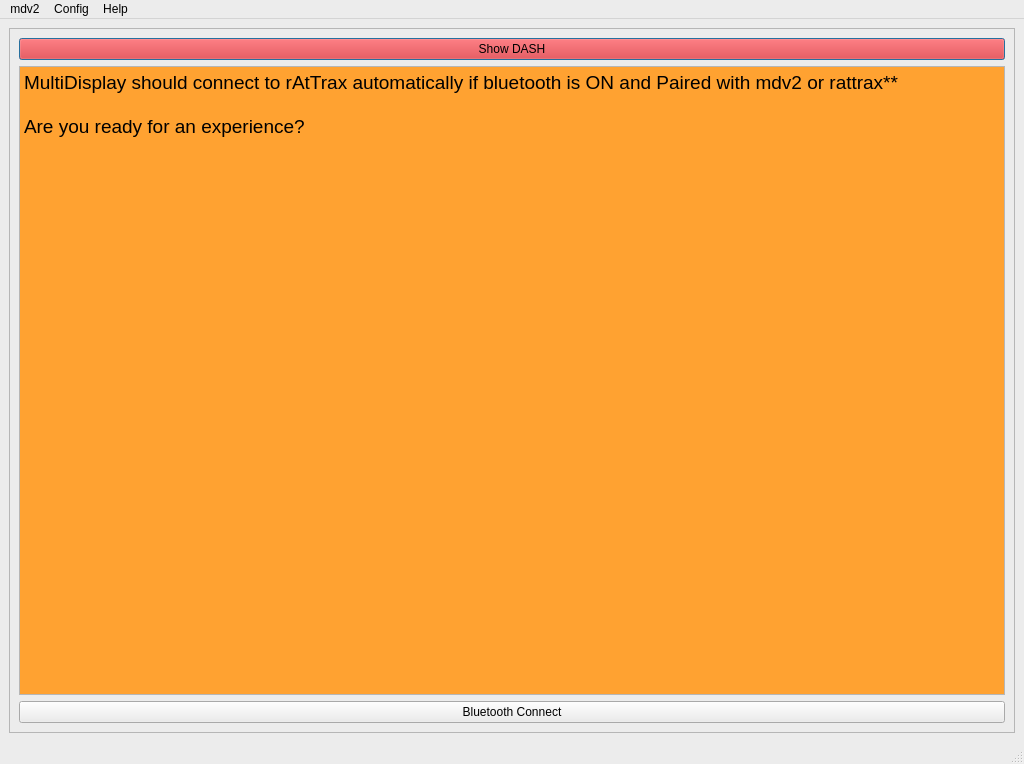
<?xml version="1.0" encoding="UTF-8"?>
<ui version="4.0">
 <class>AndroidMainWindow</class>
 <widget class="QMainWindow" name="AndroidMainWindow">
  <property name="geometry">
   <rect>
    <x>0</x>
    <y>0</y>
    <width>1024</width>
    <height>764</height>
   </rect>
  </property>
  <property name="sizePolicy">
   <sizepolicy hsizetype="Expanding" vsizetype="Ignored">
    <horstretch>0</horstretch>
    <verstretch>0</verstretch>
   </sizepolicy>
  </property>
  <property name="palette">
   <palette>
    <active>
     <colorrole role="WindowText">
      <brush brushstyle="SolidPattern">
       <color alpha="255">
        <red>0</red>
        <green>0</green>
        <blue>0</blue>
       </color>
      </brush>
     </colorrole>
     <colorrole role="Button">
      <brush brushstyle="SolidPattern">
       <color alpha="255">
        <red>236</red>
        <green>236</green>
        <blue>236</blue>
       </color>
      </brush>
     </colorrole>
     <colorrole role="Light">
      <brush brushstyle="SolidPattern">
       <color alpha="255">
        <red>255</red>
        <green>255</green>
        <blue>255</blue>
       </color>
      </brush>
     </colorrole>
     <colorrole role="Midlight">
      <brush brushstyle="SolidPattern">
       <color alpha="255">
        <red>245</red>
        <green>245</green>
        <blue>245</blue>
       </color>
      </brush>
     </colorrole>
     <colorrole role="Dark">
      <brush brushstyle="SolidPattern">
       <color alpha="255">
        <red>118</red>
        <green>118</green>
        <blue>118</blue>
       </color>
      </brush>
     </colorrole>
     <colorrole role="Mid">
      <brush brushstyle="SolidPattern">
       <color alpha="255">
        <red>157</red>
        <green>157</green>
        <blue>157</blue>
       </color>
      </brush>
     </colorrole>
     <colorrole role="Text">
      <brush brushstyle="SolidPattern">
       <color alpha="255">
        <red>0</red>
        <green>0</green>
        <blue>0</blue>
       </color>
      </brush>
     </colorrole>
     <colorrole role="BrightText">
      <brush brushstyle="SolidPattern">
       <color alpha="255">
        <red>255</red>
        <green>255</green>
        <blue>255</blue>
       </color>
      </brush>
     </colorrole>
     <colorrole role="ButtonText">
      <brush brushstyle="SolidPattern">
       <color alpha="255">
        <red>0</red>
        <green>0</green>
        <blue>0</blue>
       </color>
      </brush>
     </colorrole>
     <colorrole role="Base">
      <brush brushstyle="SolidPattern">
       <color alpha="255">
        <red>255</red>
        <green>255</green>
        <blue>255</blue>
       </color>
      </brush>
     </colorrole>
     <colorrole role="Window">
      <brush brushstyle="SolidPattern">
       <color alpha="255">
        <red>236</red>
        <green>236</green>
        <blue>236</blue>
       </color>
      </brush>
     </colorrole>
     <colorrole role="Shadow">
      <brush brushstyle="SolidPattern">
       <color alpha="255">
        <red>0</red>
        <green>0</green>
        <blue>0</blue>
       </color>
      </brush>
     </colorrole>
     <colorrole role="AlternateBase">
      <brush brushstyle="SolidPattern">
       <color alpha="255">
        <red>245</red>
        <green>245</green>
        <blue>245</blue>
       </color>
      </brush>
     </colorrole>
     <colorrole role="ToolTipBase">
      <brush brushstyle="SolidPattern">
       <color alpha="255">
        <red>255</red>
        <green>255</green>
        <blue>220</blue>
       </color>
      </brush>
     </colorrole>
     <colorrole role="ToolTipText">
      <brush brushstyle="SolidPattern">
       <color alpha="255">
        <red>0</red>
        <green>0</green>
        <blue>0</blue>
       </color>
      </brush>
     </colorrole>
    </active>
    <inactive>
     <colorrole role="WindowText">
      <brush brushstyle="SolidPattern">
       <color alpha="255">
        <red>0</red>
        <green>0</green>
        <blue>0</blue>
       </color>
      </brush>
     </colorrole>
     <colorrole role="Button">
      <brush brushstyle="SolidPattern">
       <color alpha="255">
        <red>236</red>
        <green>236</green>
        <blue>236</blue>
       </color>
      </brush>
     </colorrole>
     <colorrole role="Light">
      <brush brushstyle="SolidPattern">
       <color alpha="255">
        <red>255</red>
        <green>255</green>
        <blue>255</blue>
       </color>
      </brush>
     </colorrole>
     <colorrole role="Midlight">
      <brush brushstyle="SolidPattern">
       <color alpha="255">
        <red>245</red>
        <green>245</green>
        <blue>245</blue>
       </color>
      </brush>
     </colorrole>
     <colorrole role="Dark">
      <brush brushstyle="SolidPattern">
       <color alpha="255">
        <red>118</red>
        <green>118</green>
        <blue>118</blue>
       </color>
      </brush>
     </colorrole>
     <colorrole role="Mid">
      <brush brushstyle="SolidPattern">
       <color alpha="255">
        <red>157</red>
        <green>157</green>
        <blue>157</blue>
       </color>
      </brush>
     </colorrole>
     <colorrole role="Text">
      <brush brushstyle="SolidPattern">
       <color alpha="255">
        <red>0</red>
        <green>0</green>
        <blue>0</blue>
       </color>
      </brush>
     </colorrole>
     <colorrole role="BrightText">
      <brush brushstyle="SolidPattern">
       <color alpha="255">
        <red>255</red>
        <green>255</green>
        <blue>255</blue>
       </color>
      </brush>
     </colorrole>
     <colorrole role="ButtonText">
      <brush brushstyle="SolidPattern">
       <color alpha="255">
        <red>0</red>
        <green>0</green>
        <blue>0</blue>
       </color>
      </brush>
     </colorrole>
     <colorrole role="Base">
      <brush brushstyle="SolidPattern">
       <color alpha="255">
        <red>255</red>
        <green>255</green>
        <blue>255</blue>
       </color>
      </brush>
     </colorrole>
     <colorrole role="Window">
      <brush brushstyle="SolidPattern">
       <color alpha="255">
        <red>236</red>
        <green>236</green>
        <blue>236</blue>
       </color>
      </brush>
     </colorrole>
     <colorrole role="Shadow">
      <brush brushstyle="SolidPattern">
       <color alpha="255">
        <red>0</red>
        <green>0</green>
        <blue>0</blue>
       </color>
      </brush>
     </colorrole>
     <colorrole role="AlternateBase">
      <brush brushstyle="SolidPattern">
       <color alpha="255">
        <red>245</red>
        <green>245</green>
        <blue>245</blue>
       </color>
      </brush>
     </colorrole>
     <colorrole role="ToolTipBase">
      <brush brushstyle="SolidPattern">
       <color alpha="255">
        <red>255</red>
        <green>255</green>
        <blue>220</blue>
       </color>
      </brush>
     </colorrole>
     <colorrole role="ToolTipText">
      <brush brushstyle="SolidPattern">
       <color alpha="255">
        <red>0</red>
        <green>0</green>
        <blue>0</blue>
       </color>
      </brush>
     </colorrole>
    </inactive>
    <disabled>
     <colorrole role="WindowText">
      <brush brushstyle="SolidPattern">
       <color alpha="255">
        <red>118</red>
        <green>118</green>
        <blue>118</blue>
       </color>
      </brush>
     </colorrole>
     <colorrole role="Button">
      <brush brushstyle="SolidPattern">
       <color alpha="255">
        <red>236</red>
        <green>236</green>
        <blue>236</blue>
       </color>
      </brush>
     </colorrole>
     <colorrole role="Light">
      <brush brushstyle="SolidPattern">
       <color alpha="255">
        <red>255</red>
        <green>255</green>
        <blue>255</blue>
       </color>
      </brush>
     </colorrole>
     <colorrole role="Midlight">
      <brush brushstyle="SolidPattern">
       <color alpha="255">
        <red>245</red>
        <green>245</green>
        <blue>245</blue>
       </color>
      </brush>
     </colorrole>
     <colorrole role="Dark">
      <brush brushstyle="SolidPattern">
       <color alpha="255">
        <red>118</red>
        <green>118</green>
        <blue>118</blue>
       </color>
      </brush>
     </colorrole>
     <colorrole role="Mid">
      <brush brushstyle="SolidPattern">
       <color alpha="255">
        <red>157</red>
        <green>157</green>
        <blue>157</blue>
       </color>
      </brush>
     </colorrole>
     <colorrole role="Text">
      <brush brushstyle="SolidPattern">
       <color alpha="255">
        <red>118</red>
        <green>118</green>
        <blue>118</blue>
       </color>
      </brush>
     </colorrole>
     <colorrole role="BrightText">
      <brush brushstyle="SolidPattern">
       <color alpha="255">
        <red>255</red>
        <green>255</green>
        <blue>255</blue>
       </color>
      </brush>
     </colorrole>
     <colorrole role="ButtonText">
      <brush brushstyle="SolidPattern">
       <color alpha="255">
        <red>118</red>
        <green>118</green>
        <blue>118</blue>
       </color>
      </brush>
     </colorrole>
     <colorrole role="Base">
      <brush brushstyle="SolidPattern">
       <color alpha="255">
        <red>236</red>
        <green>236</green>
        <blue>236</blue>
       </color>
      </brush>
     </colorrole>
     <colorrole role="Window">
      <brush brushstyle="SolidPattern">
       <color alpha="255">
        <red>236</red>
        <green>236</green>
        <blue>236</blue>
       </color>
      </brush>
     </colorrole>
     <colorrole role="Shadow">
      <brush brushstyle="SolidPattern">
       <color alpha="255">
        <red>0</red>
        <green>0</green>
        <blue>0</blue>
       </color>
      </brush>
     </colorrole>
     <colorrole role="AlternateBase">
      <brush brushstyle="SolidPattern">
       <color alpha="255">
        <red>236</red>
        <green>236</green>
        <blue>236</blue>
       </color>
      </brush>
     </colorrole>
     <colorrole role="ToolTipBase">
      <brush brushstyle="SolidPattern">
       <color alpha="255">
        <red>255</red>
        <green>255</green>
        <blue>220</blue>
       </color>
      </brush>
     </colorrole>
     <colorrole role="ToolTipText">
      <brush brushstyle="SolidPattern">
       <color alpha="255">
        <red>0</red>
        <green>0</green>
        <blue>0</blue>
       </color>
      </brush>
     </colorrole>
    </disabled>
   </palette>
  </property>
  <property name="windowTitle">
   <string>MainWindow</string>
  </property>
  <property name="layoutDirection">
   <enum>Qt::LeftToRight</enum>
  </property>
  <widget class="QWidget" name="centralwidget">
   <layout class="QVBoxLayout" name="verticalLayout">
    <item>
     <widget class="QFrame" name="mainFrame">
      <property name="frameShape">
       <enum>QFrame::StyledPanel</enum>
      </property>
      <property name="frameShadow">
       <enum>QFrame::Raised</enum>
      </property>
      <layout class="QVBoxLayout" name="verticalLayout_2">
       <item>
        <widget class="QPushButton" name="dashboardPushButton">
         <property name="sizePolicy">
          <sizepolicy hsizetype="Minimum" vsizetype="Minimum">
           <horstretch>0</horstretch>
           <verstretch>0</verstretch>
          </sizepolicy>
         </property>
         <property name="minimumSize">
          <size>
           <width>0</width>
           <height>4</height>
          </size>
         </property>
         <property name="palette">
          <palette>
           <active>
            <colorrole role="Button">
             <brush brushstyle="SolidPattern">
              <color alpha="255">
               <red>255</red>
               <green>0</green>
               <blue>0</blue>
              </color>
             </brush>
            </colorrole>
           </active>
           <inactive>
            <colorrole role="Button">
             <brush brushstyle="SolidPattern">
              <color alpha="255">
               <red>255</red>
               <green>0</green>
               <blue>0</blue>
              </color>
             </brush>
            </colorrole>
           </inactive>
           <disabled>
            <colorrole role="Button">
             <brush brushstyle="SolidPattern">
              <color alpha="255">
               <red>255</red>
               <green>0</green>
               <blue>0</blue>
              </color>
             </brush>
            </colorrole>
           </disabled>
          </palette>
         </property>
         <property name="cursor">
          <cursorShape>ArrowCursor</cursorShape>
         </property>
         <property name="contextMenuPolicy">
          <enum>Qt::DefaultContextMenu</enum>
         </property>
         <property name="toolTipDuration">
          <number>1</number>
         </property>
         <property name="layoutDirection">
          <enum>Qt::LeftToRight</enum>
         </property>
         <property name="text">
          <string>Show DASH</string>
         </property>
         <property name="shortcut">
          <string/>
         </property>
         <property name="checkable">
          <bool>false</bool>
         </property>
         <property name="checked">
          <bool>false</bool>
         </property>
         <property name="autoDefault">
          <bool>false</bool>
         </property>
         <property name="default">
          <bool>true</bool>
         </property>
         <property name="flat">
          <bool>false</bool>
         </property>
        </widget>
       </item>
       <item>
        <widget class="QTextEdit" name="textEdit">
         <property name="sizePolicy">
          <sizepolicy hsizetype="Expanding" vsizetype="Expanding">
           <horstretch>0</horstretch>
           <verstretch>0</verstretch>
          </sizepolicy>
         </property>
         <property name="minimumSize">
          <size>
           <width>400</width>
           <height>400</height>
          </size>
         </property>
         <property name="palette">
          <palette>
           <active>
            <colorrole role="Base">
             <brush brushstyle="SolidPattern">
              <color alpha="255">
               <red>255</red>
               <green>162</green>
               <blue>49</blue>
              </color>
             </brush>
            </colorrole>
           </active>
           <inactive>
            <colorrole role="Base">
             <brush brushstyle="SolidPattern">
              <color alpha="255">
               <red>255</red>
               <green>162</green>
               <blue>49</blue>
              </color>
             </brush>
            </colorrole>
           </inactive>
           <disabled>
            <colorrole role="Base">
             <brush brushstyle="SolidPattern">
              <color alpha="255">
               <red>239</red>
               <green>240</green>
               <blue>241</blue>
              </color>
             </brush>
            </colorrole>
           </disabled>
          </palette>
         </property>
         <property name="font">
          <font>
           <pointsize>12</pointsize>
          </font>
         </property>
         <property name="autoFillBackground">
          <bool>false</bool>
         </property>
         <property name="readOnly">
          <bool>true</bool>
         </property>
         <property name="html">
          <string>&lt;!DOCTYPE HTML PUBLIC &quot;-//W3C//DTD HTML 4.0//EN&quot; &quot;http://www.w3.org/TR/REC-html40/strict.dtd&quot;&gt;
&lt;html&gt;&lt;head&gt;&lt;meta name=&quot;qrichtext&quot; content=&quot;1&quot; /&gt;&lt;style type=&quot;text/css&quot;&gt;
p, li { white-space: pre-wrap; }
&lt;/style&gt;&lt;/head&gt;&lt;body style=&quot; font-family:'Sans Serif'; font-size:12pt; font-weight:400; font-style:normal;&quot;&gt;
&lt;p style=&quot; margin-top:0px; margin-bottom:0px; margin-left:0px; margin-right:0px; -qt-block-indent:0; text-indent:0px;&quot;&gt;&lt;span style=&quot; font-family:'Cantarell'; font-size:14pt;&quot;&gt;MultiDisplay should connect to rAtTrax automatically if bluetooth is ON and Paired with mdv2 or rattrax**&lt;br /&gt;&lt;br /&gt;Are you ready for an experience? &lt;/span&gt;&lt;/p&gt;&lt;/body&gt;&lt;/html&gt;</string>
         </property>
        </widget>
       </item>
       <item>
        <widget class="QPushButton" name="pushButton">
         <property name="text">
          <string>Bluetooth Connect</string>
         </property>
        </widget>
       </item>
      </layout>
     </widget>
    </item>
   </layout>
  </widget>
  <widget class="QMenuBar" name="menubar">
   <property name="geometry">
    <rect>
     <x>0</x>
     <y>0</y>
     <width>1024</width>
     <height>16</height>
    </rect>
   </property>
   <widget class="QMenu" name="menuConfig">
    <property name="title">
     <string>Config</string>
    </property>
    <addaction name="actionV2_N75_Settings"/>
    <addaction name="actionBluetooth"/>
    <addaction name="actionSettings"/>
    <addaction name="actionGearbox_settings"/>
   </widget>
   <widget class="QMenu" name="menuAbout">
    <property name="title">
     <string>Help</string>
    </property>
    <addaction name="actionAbout"/>
    <addaction name="actionMdSupportForum"/>
   </widget>
   <widget class="QMenu" name="menuData">
    <property name="palette">
     <palette>
      <active>
       <colorrole role="WindowText">
        <brush brushstyle="SolidPattern">
         <color alpha="255">
          <red>0</red>
          <green>0</green>
          <blue>0</blue>
         </color>
        </brush>
       </colorrole>
       <colorrole role="Button">
        <brush brushstyle="SolidPattern">
         <color alpha="255">
          <red>170</red>
          <green>0</green>
          <blue>0</blue>
         </color>
        </brush>
       </colorrole>
       <colorrole role="Light">
        <brush brushstyle="SolidPattern">
         <color alpha="255">
          <red>255</red>
          <green>0</green>
          <blue>0</blue>
         </color>
        </brush>
       </colorrole>
       <colorrole role="Midlight">
        <brush brushstyle="SolidPattern">
         <color alpha="255">
          <red>212</red>
          <green>0</green>
          <blue>0</blue>
         </color>
        </brush>
       </colorrole>
       <colorrole role="Dark">
        <brush brushstyle="SolidPattern">
         <color alpha="255">
          <red>85</red>
          <green>0</green>
          <blue>0</blue>
         </color>
        </brush>
       </colorrole>
       <colorrole role="Mid">
        <brush brushstyle="SolidPattern">
         <color alpha="255">
          <red>113</red>
          <green>0</green>
          <blue>0</blue>
         </color>
        </brush>
       </colorrole>
       <colorrole role="Text">
        <brush brushstyle="SolidPattern">
         <color alpha="255">
          <red>0</red>
          <green>0</green>
          <blue>0</blue>
         </color>
        </brush>
       </colorrole>
       <colorrole role="BrightText">
        <brush brushstyle="SolidPattern">
         <color alpha="255">
          <red>255</red>
          <green>255</green>
          <blue>255</blue>
         </color>
        </brush>
       </colorrole>
       <colorrole role="ButtonText">
        <brush brushstyle="SolidPattern">
         <color alpha="255">
          <red>0</red>
          <green>0</green>
          <blue>0</blue>
         </color>
        </brush>
       </colorrole>
       <colorrole role="Base">
        <brush brushstyle="SolidPattern">
         <color alpha="255">
          <red>255</red>
          <green>255</green>
          <blue>255</blue>
         </color>
        </brush>
       </colorrole>
       <colorrole role="Window">
        <brush brushstyle="SolidPattern">
         <color alpha="255">
          <red>170</red>
          <green>0</green>
          <blue>0</blue>
         </color>
        </brush>
       </colorrole>
       <colorrole role="Shadow">
        <brush brushstyle="SolidPattern">
         <color alpha="255">
          <red>0</red>
          <green>0</green>
          <blue>0</blue>
         </color>
        </brush>
       </colorrole>
       <colorrole role="AlternateBase">
        <brush brushstyle="SolidPattern">
         <color alpha="255">
          <red>212</red>
          <green>127</green>
          <blue>127</blue>
         </color>
        </brush>
       </colorrole>
       <colorrole role="ToolTipBase">
        <brush brushstyle="SolidPattern">
         <color alpha="255">
          <red>255</red>
          <green>255</green>
          <blue>220</blue>
         </color>
        </brush>
       </colorrole>
       <colorrole role="ToolTipText">
        <brush brushstyle="SolidPattern">
         <color alpha="255">
          <red>0</red>
          <green>0</green>
          <blue>0</blue>
         </color>
        </brush>
       </colorrole>
      </active>
      <inactive>
       <colorrole role="WindowText">
        <brush brushstyle="SolidPattern">
         <color alpha="255">
          <red>0</red>
          <green>0</green>
          <blue>0</blue>
         </color>
        </brush>
       </colorrole>
       <colorrole role="Button">
        <brush brushstyle="SolidPattern">
         <color alpha="255">
          <red>170</red>
          <green>0</green>
          <blue>0</blue>
         </color>
        </brush>
       </colorrole>
       <colorrole role="Light">
        <brush brushstyle="SolidPattern">
         <color alpha="255">
          <red>255</red>
          <green>0</green>
          <blue>0</blue>
         </color>
        </brush>
       </colorrole>
       <colorrole role="Midlight">
        <brush brushstyle="SolidPattern">
         <color alpha="255">
          <red>212</red>
          <green>0</green>
          <blue>0</blue>
         </color>
        </brush>
       </colorrole>
       <colorrole role="Dark">
        <brush brushstyle="SolidPattern">
         <color alpha="255">
          <red>85</red>
          <green>0</green>
          <blue>0</blue>
         </color>
        </brush>
       </colorrole>
       <colorrole role="Mid">
        <brush brushstyle="SolidPattern">
         <color alpha="255">
          <red>113</red>
          <green>0</green>
          <blue>0</blue>
         </color>
        </brush>
       </colorrole>
       <colorrole role="Text">
        <brush brushstyle="SolidPattern">
         <color alpha="255">
          <red>0</red>
          <green>0</green>
          <blue>0</blue>
         </color>
        </brush>
       </colorrole>
       <colorrole role="BrightText">
        <brush brushstyle="SolidPattern">
         <color alpha="255">
          <red>255</red>
          <green>255</green>
          <blue>255</blue>
         </color>
        </brush>
       </colorrole>
       <colorrole role="ButtonText">
        <brush brushstyle="SolidPattern">
         <color alpha="255">
          <red>0</red>
          <green>0</green>
          <blue>0</blue>
         </color>
        </brush>
       </colorrole>
       <colorrole role="Base">
        <brush brushstyle="SolidPattern">
         <color alpha="255">
          <red>255</red>
          <green>255</green>
          <blue>255</blue>
         </color>
        </brush>
       </colorrole>
       <colorrole role="Window">
        <brush brushstyle="SolidPattern">
         <color alpha="255">
          <red>170</red>
          <green>0</green>
          <blue>0</blue>
         </color>
        </brush>
       </colorrole>
       <colorrole role="Shadow">
        <brush brushstyle="SolidPattern">
         <color alpha="255">
          <red>0</red>
          <green>0</green>
          <blue>0</blue>
         </color>
        </brush>
       </colorrole>
       <colorrole role="AlternateBase">
        <brush brushstyle="SolidPattern">
         <color alpha="255">
          <red>212</red>
          <green>127</green>
          <blue>127</blue>
         </color>
        </brush>
       </colorrole>
       <colorrole role="ToolTipBase">
        <brush brushstyle="SolidPattern">
         <color alpha="255">
          <red>255</red>
          <green>255</green>
          <blue>220</blue>
         </color>
        </brush>
       </colorrole>
       <colorrole role="ToolTipText">
        <brush brushstyle="SolidPattern">
         <color alpha="255">
          <red>0</red>
          <green>0</green>
          <blue>0</blue>
         </color>
        </brush>
       </colorrole>
      </inactive>
      <disabled>
       <colorrole role="WindowText">
        <brush brushstyle="SolidPattern">
         <color alpha="255">
          <red>85</red>
          <green>0</green>
          <blue>0</blue>
         </color>
        </brush>
       </colorrole>
       <colorrole role="Button">
        <brush brushstyle="SolidPattern">
         <color alpha="255">
          <red>170</red>
          <green>0</green>
          <blue>0</blue>
         </color>
        </brush>
       </colorrole>
       <colorrole role="Light">
        <brush brushstyle="SolidPattern">
         <color alpha="255">
          <red>255</red>
          <green>0</green>
          <blue>0</blue>
         </color>
        </brush>
       </colorrole>
       <colorrole role="Midlight">
        <brush brushstyle="SolidPattern">
         <color alpha="255">
          <red>212</red>
          <green>0</green>
          <blue>0</blue>
         </color>
        </brush>
       </colorrole>
       <colorrole role="Dark">
        <brush brushstyle="SolidPattern">
         <color alpha="255">
          <red>85</red>
          <green>0</green>
          <blue>0</blue>
         </color>
        </brush>
       </colorrole>
       <colorrole role="Mid">
        <brush brushstyle="SolidPattern">
         <color alpha="255">
          <red>113</red>
          <green>0</green>
          <blue>0</blue>
         </color>
        </brush>
       </colorrole>
       <colorrole role="Text">
        <brush brushstyle="SolidPattern">
         <color alpha="255">
          <red>85</red>
          <green>0</green>
          <blue>0</blue>
         </color>
        </brush>
       </colorrole>
       <colorrole role="BrightText">
        <brush brushstyle="SolidPattern">
         <color alpha="255">
          <red>255</red>
          <green>255</green>
          <blue>255</blue>
         </color>
        </brush>
       </colorrole>
       <colorrole role="ButtonText">
        <brush brushstyle="SolidPattern">
         <color alpha="255">
          <red>85</red>
          <green>0</green>
          <blue>0</blue>
         </color>
        </brush>
       </colorrole>
       <colorrole role="Base">
        <brush brushstyle="SolidPattern">
         <color alpha="255">
          <red>170</red>
          <green>0</green>
          <blue>0</blue>
         </color>
        </brush>
       </colorrole>
       <colorrole role="Window">
        <brush brushstyle="SolidPattern">
         <color alpha="255">
          <red>170</red>
          <green>0</green>
          <blue>0</blue>
         </color>
        </brush>
       </colorrole>
       <colorrole role="Shadow">
        <brush brushstyle="SolidPattern">
         <color alpha="255">
          <red>0</red>
          <green>0</green>
          <blue>0</blue>
         </color>
        </brush>
       </colorrole>
       <colorrole role="AlternateBase">
        <brush brushstyle="SolidPattern">
         <color alpha="255">
          <red>170</red>
          <green>0</green>
          <blue>0</blue>
         </color>
        </brush>
       </colorrole>
       <colorrole role="ToolTipBase">
        <brush brushstyle="SolidPattern">
         <color alpha="255">
          <red>255</red>
          <green>255</green>
          <blue>220</blue>
         </color>
        </brush>
       </colorrole>
       <colorrole role="ToolTipText">
        <brush brushstyle="SolidPattern">
         <color alpha="255">
          <red>0</red>
          <green>0</green>
          <blue>0</blue>
         </color>
        </brush>
       </colorrole>
      </disabled>
     </palette>
    </property>
    <property name="title">
     <string>mdv2</string>
    </property>
    <addaction name="actionBluetoothToggleState"/>
    <addaction name="actionSave"/>
    <addaction name="actionOpen_Replay"/>
    <addaction name="actionClear"/>
   </widget>
   <addaction name="menuData"/>
   <addaction name="menuConfig"/>
   <addaction name="menuAbout"/>
  </widget>
  <widget class="QStatusBar" name="statusbar"/>
  <action name="action1">
   <property name="text">
    <string>Boost</string>
   </property>
  </action>
  <action name="actionBluetooth">
   <property name="text">
    <string>&amp;bluetooth options</string>
   </property>
  </action>
  <action name="actionSettings">
   <property name="text">
    <string>&amp;options</string>
   </property>
  </action>
  <action name="actionV2_N75_Settings">
   <property name="text">
    <string>&amp;N75 boost control</string>
   </property>
  </action>
  <action name="actionGearbox_settings">
   <property name="text">
    <string>&amp;gearbox</string>
   </property>
  </action>
  <action name="actionAbout">
   <property name="text">
    <string>about</string>
   </property>
  </action>
  <action name="actionBluetoothToggleState">
   <property name="text">
    <string>Bluetooth toggle</string>
   </property>
  </action>
  <action name="actionSave">
   <property name="text">
    <string>Save</string>
   </property>
  </action>
  <action name="actionMdSupportForum">
   <property name="text">
    <string>md support forum</string>
   </property>
  </action>
  <action name="actionOpen_Replay">
   <property name="text">
    <string>Open and Replay</string>
   </property>
  </action>
  <action name="actionClear">
   <property name="text">
    <string>Clear</string>
   </property>
  </action>
 </widget>
 <resources/>
 <connections/>
</ui>
